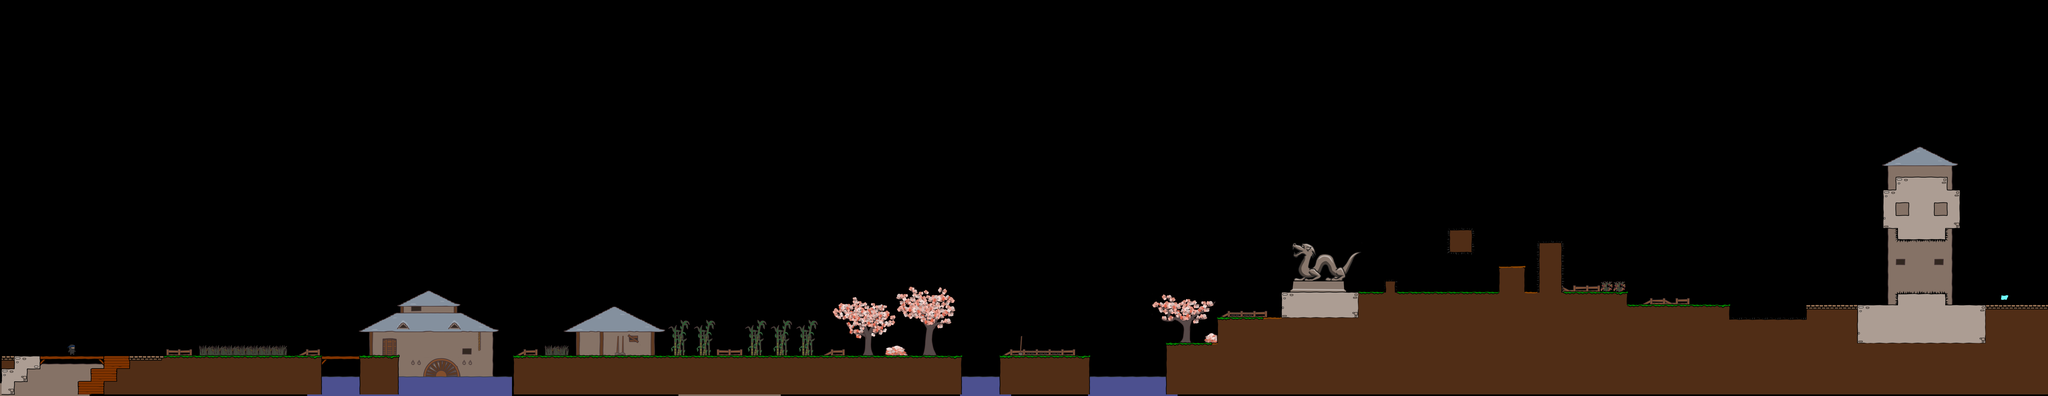

A 2D game scene composited from a Tiled map and its tileset images. What follows is a short description and the map's XML, with each tile layer's data collapsed to a summary:
An orthogonal 160x31 tile map with 40x40 px tiles, 4 tile layers (bg, walls, objects, fg), 4 tilesets.

<map version="1.0" orientation="orthogonal" width="160" height="31" tilewidth="40" tileheight="40">
 <tileset firstgid="1" name="world1" tilewidth="50" tileheight="50">
  <image source="world1.png" width="400" height="850" />
 </tileset>
 <tileset firstgid="137" name="background" tilewidth="40" tileheight="40">
  <image source="background1.png" width="320" height="1480" />
 </tileset>
 <tileset firstgid="433" name="objectpalette" tilewidth="50" tileheight="50">
  <image source="objectpalette.png" width="400" height="500" />
 </tileset>
 <tileset firstgid="513" name="foreground" tilewidth="50" tileheight="50">
  <image source="foreground1.png" width="400" height="400" />
 </tileset>
 <layer name="bg" width="160" height="31">
  <data>[4960 cells, 409 non-empty, 159 distinct tile ids]</data>
 </layer>
 <layer name="walls" width="160" height="31">
  <data>[4960 cells, 708 non-empty, 36 distinct tile ids]</data>
 </layer>
 <layer name="objects" width="160" height="31">
  <data>[4960 cells, 2 non-empty, 2 distinct tile ids]</data>
 </layer>
 <layer name="fg" width="160" height="31">
  <data>[4960 cells, 27 non-empty, 14 distinct tile ids]</data>
 </layer>
</map>
